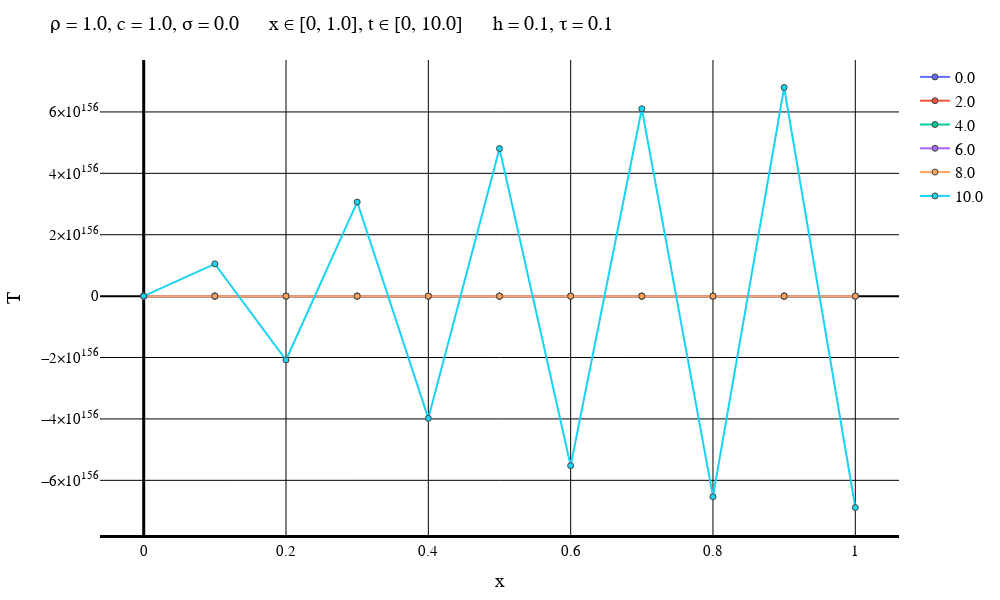

Notebook cell for this chart:
### Markdown cell above
Явная схема

### Code cell
typeOfScheme = "Forward"

solutionFile = "D:\\Calc_Methods_2\\Lab2\\MixedCondsLeftT\\$typeOfScheme\\solution$numOfEq.txt"
dataFile = "D:\\Calc_Methods_2\\Lab2\\MixedCondsLeftT\\$typeOfScheme\\data$numOfEq.txt"
intervalFile = "D:\\Calc_Methods_2\\Lab2\\MixedCondsLeftT\\$typeOfScheme\\interval$numOfEq.txt"

solutionMatrix = readdlm(solutionFile)
dataVec = readdlm(dataFile)
intervalVec = readdlm(intervalFile);

L = dataVec[3]
timeEnd = dataVec[4]
numOfXIntervals = Int(intervalVec[1])
numOfTIntervals = Int(intervalVec[2])
h = L / numOfXIntervals
τ = timeEnd / numOfTIntervals
if default == true
    plotStep = trunc(Int, timeEnd / (defaultStepParam * τ))
    numOfPlots = numOfTIntervals + 1    
else
    plotStep = firstSteps
    numOfPlots = firstPlots
end
println("Шаг графика: $plotStep")
println("Время последнего графика: $((numOfPlots - 1)*τ)")
makePlot(numOfPlots, plotStep, solutionMatrix, dataVec, intervalVec)

### Figure 1 — Plotly figure (JSON) as saved in the notebook; plotly's stock layout.template omitted (floating-point values rounded to 4 significant figures)
{"data": [{"line": {"width": 2}, "marker": {"line": {"width": 1}, "showline": true}, "mode": "lines+markers", "name": "0.0", "type": "scatter", "x": [0, 0.1, 0.2, 0.3, 0.4, 0.5, 0.6, 0.7, 0.8, 0.9, 1], "y": [1, 1.09, 1.16, 1.21, 1.24, 1.25, 1.24, 1.21, 1.16, 1.09, 1]}, {"line": {"width": 2}, "marker": {"line": {"width": 1}, "showline": true}, "mode": "lines+markers", "name": "2.0", "type": "scatter", "x": [0, 0.1, 0.2, 0.3, 0.4, 0.5, 0.6, 0.7, 0.8, 0.9, 1], "y": [1, 1.327e+28, -3.446e+28, 7.298e+28, -1.392e+29, 2.41e+29, -3.78e+29, 5.362e+29, -6.881e+29, 7.989e+29, -8.397e+29]}, {"line": {"width": 2}, "marker": {"line": {"width": 1}, "showline": true}, "mode": "lines+markers", "name": "4.0", "type": "scatter", "x": [0, 0.1, 0.2, 0.3, 0.4, 0.5, 0.6, 0.7, 0.8, 0.9, 1], "y": [1, 3.35e+60, -6.99e+60, 1.113e+61, -1.585e+61, 2.101e+61, -2.632e+61, 3.13e+61, -3.54e+61, 3.811e+61, -3.906e+61]}, {"line": {"width": 2}, "marker": {"line": {"width": 1}, "showline": true}, "mode": "lines+markers", "name": "6.0", "type": "scatter", "x": [0, 0.1, 0.2, 0.3, 0.4, 0.5, 0.6, 0.7, 0.8, 0.9, 1], "y": [1, 2.705e+92, -5.427e+92, 8.165e+92, -1.088e+93, 1.351e+93, -1.594e+93, 1.804e+93, -1.966e+93, 2.069e+93, -2.104e+93]}, {"line": {"width": 2}, "marker": {"line": {"width": 1}, "showline": true}, "mode": "lines+markers", "name": "8.0", "type": "scatter", "x": [0, 0.1, 0.2, 0.3, 0.4, 0.5, 0.6, 0.7, 0.8, 0.9, 1], "y": [1, 1.742e+124, -3.459e+124, 5.122e+124, -6.697e+124, 8.145e+124, -9.42e+124, 1.047e+125, -1.127e+125, 1.176e+125, -1.192e+125]}, {"line": {"width": 2}, "marker": {"line": {"width": 1}, "showline": true}, "mode": "lines+markers", "name": "10.0", "type": "scatter", "x": [0, 0.1, 0.2, 0.3, 0.4, 0.5, 0.6, 0.7, 0.8, 0.9, 1], "y": [1, 1.051e+156, -2.08e+156, 3.065e+156, -3.982e+156, 4.809e+156, -5.523e+156, 6.104e+156, -6.533e+156, 6.796e+156, -6.885e+156]}], "layout": {"coloraxis": {"outlinecolor": "black"}, "font": {"color": "black", "family": "Time New Roman"}, "height": 600, "legend": {"font": {"size": 16}}, "margin": {"b": 50, "l": 50, "r": 50, "t": 60}, "paper_bgcolor": "white", "plot_bgcolor": "white", "title": {"autosize": false, "font": {"color": "black", "family": "Times New Roman", "size": 20}, "paper_bgcolor": "red", "text": "ρ = 1.0, c = 1.0, σ = 0.0      x ∈ [0, 1.0], t ∈ [0, 10.0]      h = 0.1, τ = 0.1"}, "width": 1000, "xaxis": {"color": "black", "gridcolor": "black", "gridwidth": 1, "linecolor": "black", "linewidth": 3, "tickfont": {"size": 15}, "title": {"font": {"color": "black", "family": "Times New Roman", "size": 20}, "text": "x"}, "zerolinecolor": "black", "zerolinewidth": 3}, "yaxis": {"exponentformat": "power", "gridcolor": "black", "gridwidth": 1, "tickfont": {"size": 15}, "title": {"font": {"color": "black", "family": "Times New Roman", "size": 20}, "text": "T"}, "zerolinecolor": "black"}}}
